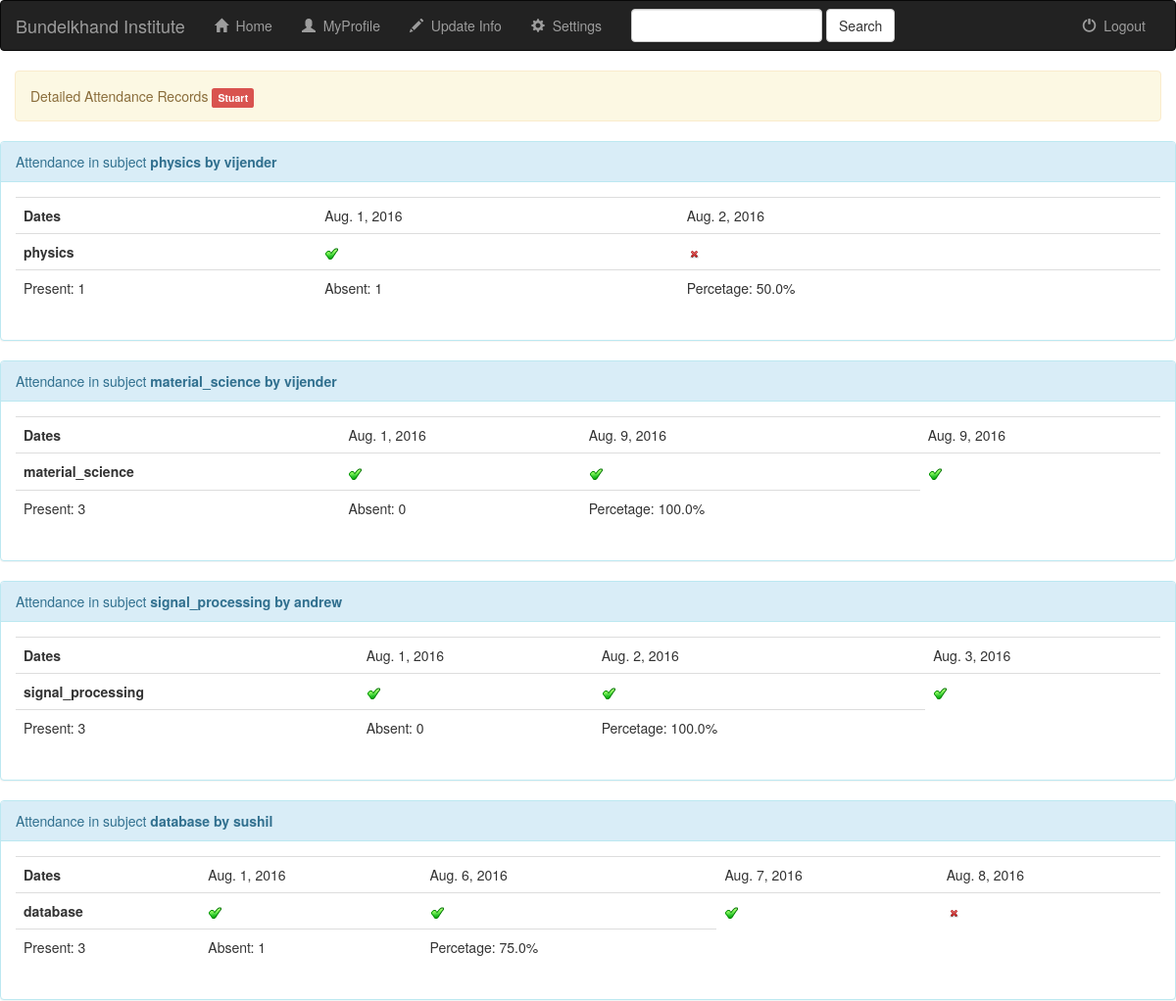
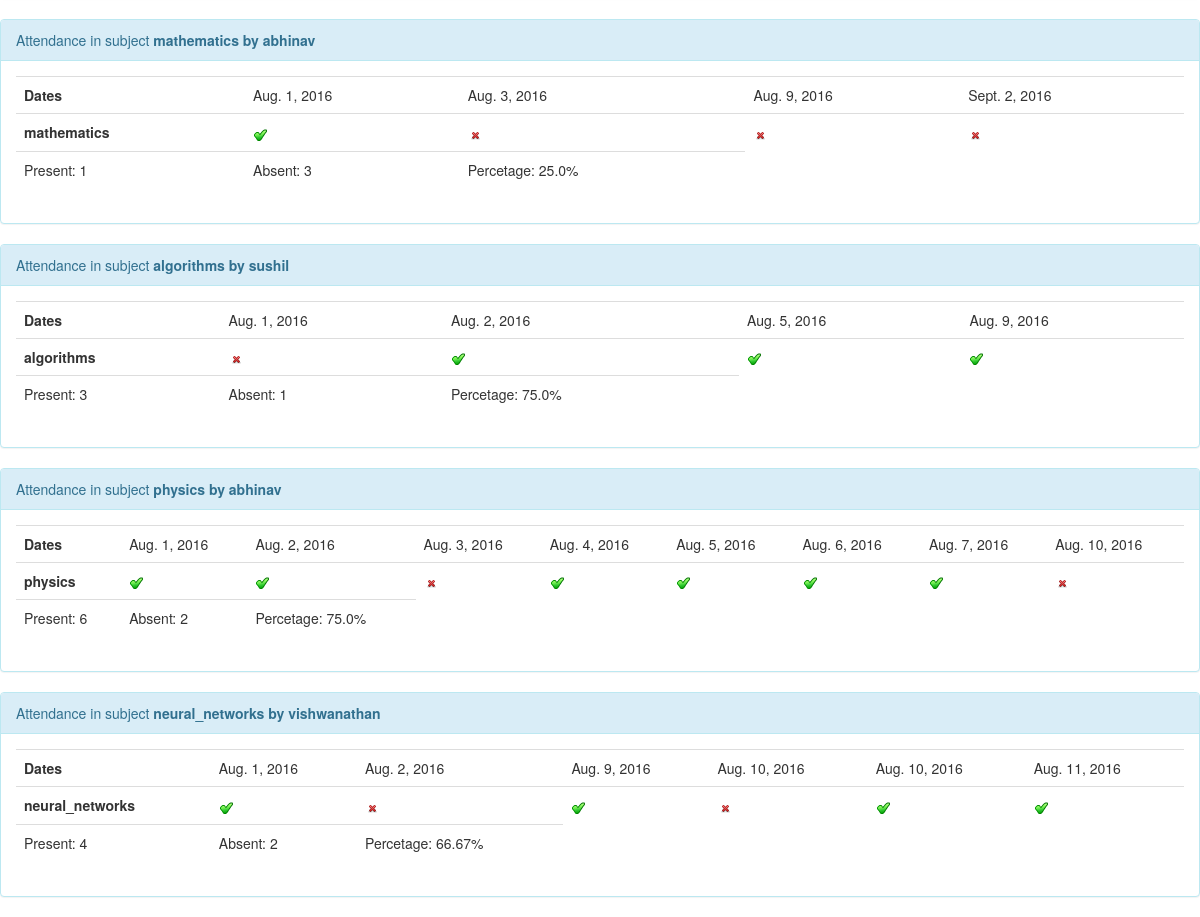
The app's page /timesheet/13 (signed in) with its own data (2 pictures, top to bottom).
### SIS/models.py (models this page shows, shortened)
class Student(models.Model):
    user=models.OneToOneField(User,on_delete=models.CASCADE,null=True)
    photo=models.FileField(blank=True, null=True)
    DOB=models.DateField()
    tenth_marks=models.FloatField(default=0)
    inter_marks=models.FloatField(default=0)
    current_marks=models.FloatField(default=0)
    branch = models.CharField(max_length=100,
        choices=(('Computer Science & Engineering','Computer Science & Engineering'),('Electrical Engineering','Electrical Engineering'),('Civil Engineering','Civil Engineering'),('Others','Others')),
        default='Computer Science & Engineering',
        )
    year = models.IntegerField(
        choices=((1,'Ist Year'),(2,'IInd Year'),(3,'IIIrd Year'),(4,'IVth Year')),
        default=1,
        )

class SelectedSubject(models.Model):
    subject=models.ForeignKey(to=Subject, related_name="studies", null=True, blank=True)
    student=models.ForeignKey(to=Student, related_name="selected", null=True, blank=True)
    def percentage(self):
        p,a=self.present(),self.absent()
        s=p+a
        if s!=0:
            return str(round(p*100.0/s,2))+"%"
        else:
            return 'N.A'
    def present(self):
        a=self.attendance.all()
        return a.filter(present=True).count()
    def absent(self):
        a=self.attendance.all()
        return a.filter(present=False).count()
    def timesheet(self):
        return self.attendance.all().order_by('Date')

class Subject(models.Model):
    subject_name=models.CharField(max_length=100)
    faculty=models.ForeignKey(to=Faculty, related_name="teaches", null=True, blank=True)

class Faculty(models.Model):
    user=models.OneToOneField(User,on_delete=models.CASCADE,null=True)
    photo=models.FileField()
    specialization=models.CharField(max_length=100)

class AttendanceRecord(models.Model):
    selected_subject=models.ForeignKey(to=SelectedSubject, related_name="attendance", null=True, blank=True)
    Date=models.DateField(null=True)
    present=models.BooleanField()

### SIS/views.py (the view)
# urls.py: url(r'^timesheet/(?P<id>[\-\d]+)$', PublicTimesheet, name='publicTimesheet'),
@login_required
def PublicTimesheet(request,id):
    return render(request,'login/timesheet.html',{'student':Student.objects.get(id=id)})

### Templates/login/timesheet.html (shortened to what this page needs)
{% extends 'base.html' %}
{% load staticfiles %}
{% block body %}
<div class="container-fluid songs-container">
	<div class="alert alert-warning">
        Detailed Attendance Records <label class="label label-danger label-xl">{{ student.user.first_name }}</label><input type="hidden" name="subject" value={{ subject }}/></div>
    </div>
             {% for sub in student.selected.all %}
                 <div class="panel panel-info">
	                    <div class="panel-heading">Attendance in subject <strong> {{ sub.subject.subject_name }} by {{ sub.subject.faculty.user.first_name }} </strong></div>
                <div class="panel-body">
				<table class="table">
                    <tbody>
                        <tr>
							<th>Dates</th>
                            {% for p in sub.timesheet %}
							<td>
							{{p.Date}}
							</td>
							{% endfor %}
                        </tr>
						<tr>
							<th>{{ sub.subject.subject_name }}</th>
                            {% for p in sub.timesheet %}
							<td>
							{% if p.present  %} <img src="{% static 'check.gif' %}" > {% else %} <img src="{% static 'cross.png' %}">{% endif %}
							</td>
							{% endfor %}
                        </tr>
                        <tr>
                            <td>
						        Present: {{ sub.present }}
					        </td>
					        <td>
						        Absent: {{ sub.absent }}
					        </td>
					        <td>
						        Percetage: {{ sub.percentage }}
					        </td>
                        </tr>
                    </tbody>
                </table>
                </div>
                </div>
			{% endfor %}
{% endblock %}

### records on screen
Student: user.first_name "Stuart"
SelectedSubject: subject.subject_name "physics", subject.faculty.user.first_name "vijender", present "1", absent "1", percentage "50.0%"
AttendanceRecord: Date "Aug. 1, 2016", present True (drawn)
AttendanceRecord: Date "Aug. 2, 2016", present False (drawn)
SelectedSubject: subject.subject_name "material_science", subject.faculty.user.first_name "vijender", present "3", absent "0", percentage "100.0%"
AttendanceRecord: Date "Aug. 1, 2016", present True (drawn)
AttendanceRecord: Date "Aug. 9, 2016", present True (drawn)
AttendanceRecord: Date "Aug. 9, 2016", present True (drawn)
SelectedSubject: subject.subject_name "signal_processing", subject.faculty.user.first_name "andrew", present "3", absent "0", percentage "100.0%"
AttendanceRecord: Date "Aug. 1, 2016", present True (drawn)
AttendanceRecord: Date "Aug. 2, 2016", present True (drawn)
AttendanceRecord: Date "Aug. 3, 2016", present True (drawn)
SelectedSubject: subject.subject_name "database", subject.faculty.user.first_name "sushil", present "3", absent "1", percentage "75.0%"
AttendanceRecord: Date "Aug. 1, 2016", present True (drawn)
AttendanceRecord: Date "Aug. 6, 2016", present True (drawn)
AttendanceRecord: Date "Aug. 7, 2016", present True (drawn)
AttendanceRecord: Date "Aug. 8, 2016", present False (drawn)
SelectedSubject: subject.subject_name "mathematics", subject.faculty.user.first_name "abhinav", present "1", absent "3", percentage "25.0%"
AttendanceRecord: Date "Aug. 1, 2016", present True (drawn)
AttendanceRecord: Date "Aug. 3, 2016", present False (drawn)
AttendanceRecord: Date "Aug. 9, 2016", present False (drawn)
AttendanceRecord: Date "Sept. 2, 2016", present False (drawn)
SelectedSubject: subject.subject_name "algorithms", subject.faculty.user.first_name "sushil", present "3", absent "1", percentage "75.0%"
AttendanceRecord: Date "Aug. 1, 2016", present False (drawn)
AttendanceRecord: Date "Aug. 2, 2016", present True (drawn)
AttendanceRecord: Date "Aug. 5, 2016", present True (drawn)
AttendanceRecord: Date "Aug. 9, 2016", present True (drawn)
SelectedSubject: subject.subject_name "physics", subject.faculty.user.first_name "abhinav", present "6", absent "2", percentage "75.0%"
AttendanceRecord: Date "Aug. 1, 2016", present True (drawn)
AttendanceRecord: Date "Aug. 2, 2016", present True (drawn)
AttendanceRecord: Date "Aug. 3, 2016", present False (drawn)
AttendanceRecord: Date "Aug. 4, 2016", present True (drawn)
AttendanceRecord: Date "Aug. 5, 2016", present True (drawn)
AttendanceRecord: Date "Aug. 6, 2016", present True (drawn)
AttendanceRecord: Date "Aug. 7, 2016", present True (drawn)
AttendanceRecord: Date "Aug. 10, 2016", present False (drawn)
SelectedSubject: subject.subject_name "neural_networks", subject.faculty.user.first_name "vishwanathan", present "4", absent "2", percentage "66.67%"
AttendanceRecord: Date "Aug. 1, 2016", present True (drawn)
AttendanceRecord: Date "Aug. 2, 2016", present False (drawn)
AttendanceRecord: Date "Aug. 9, 2016", present True (drawn)
AttendanceRecord: Date "Aug. 10, 2016", present False (drawn)
AttendanceRecord: Date "Aug. 10, 2016", present True (drawn)
AttendanceRecord: Date "Aug. 11, 2016", present True (drawn)
